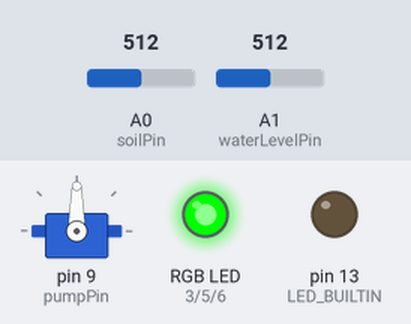
This sketch was run on a simulated Arduino Uno, built with avr-gcc and run on an emulated ATmega328P. Parts: servo, an RGB LED mixed from three pins (HIGH = lit), output pins drawn as LEDs (lit = HIGH). The test bench sets the inputs (shaded band); at power-on: A0 (soilPin) = 512, A1 (waterLevelPin) = 512. What the sketch prints to the serial monitor is not drawn.

Above: at 0.1 s.
Timing chart, 0 to 1.6 s (numbered marks = the images above):
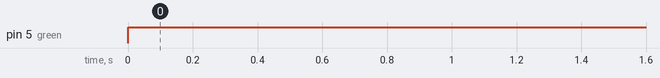

Measured:
- by itself, pin 5 (green): LOW → HIGH at 0.00 s

The sketch:

save_the_PLANeT_final.ino
```cpp
/* Code for Arduino UNO part of Save The PLANeT project.
UNO and MKR1010 communicate through serial pins.
Messages wil consist of 3 charcters and any number of digits.
The messages use "-" as a separator. The characters decide
what will be done and the numbers are used to communicate
numerical data if necessary */

// source for pin_serial related code:
// https://forum.arduino.cc/t/how-to-choose-serial-port-as-variable/651607/9
HardwareSerial* pin_serial = NULL; // Serial variable

#include <Servo.h>

// defining pin variables:
int soilPin = A0;
int waterLevelPin = A1;
const int pumpPin = 9;

// make an instance of Servo object,
// the object is used to controll the pump
Servo pump;

// control pins for RGB LED:
int red = 3;
int green = 5;
int blue = 6;

// timer variable for 12 hour
int hundredSecondsCompleted;

void setup() {

  pin_serial = &Serial; // Set serial variable so comms fucntions will work


  // initialize serial:
  pin_serial -> begin(9600);

  // associate pin 9 with pump:
  pump.attach(pumpPin);


  pinMode(soilPin, INPUT);
  pinMode(waterLevelPin, INPUT);
  pinMode(red, OUTPUT);
  pinMode(green, OUTPUT);
  pinMode(blue, OUTPUT);
  pinMode(LED_BUILTIN, OUTPUT);

}


void loop() {

  int soilMoisture;
  int soilMoisturePercentage; // mapped value from soil sensor
  String last_msg; // last message from mkr1010

  soilMoisture = readMoistureValue();


  soilMoisturePercentage = map(soilMoisture, 550, 260, 0, 100);
  sendSoilMoisture(soilMoisturePercentage);

  // check level and update LED/mkr1010
  checkWaterLevel();

  if (checkMessage()) { // check if anything in serial
    last_msg = recieveMessage();
  }

  if (last_msg.substring(0, 3) == "wtr") {
    // start forced watering sequence
    waterPlant();
  }

  if (hundredSecondsCompleted > 431) { // 431*100 seconds approximately 12 hours
    // if ~12 hours has passed
    Serial.println("12 hour check");
    if (soilMoisture > 500) {
      waterPlant();
    }
    hundredSecondsCompleted = 0; // reset counter
  }

  // count + 1
  hundredSecondsCompleted += 1;

  // wait 100 seconds between each check of serial and sensors
  delay(100000);

}
```

comFunctions.ino
```cpp
void sendMessage(String msg) {
  // sends the given message with a '-' at the end
  String msg_rdy = msg + "-";
  pin_serial -> print(msg_rdy);
}

bool checkMessage() {
  // checks if there is at least 8 characters in the serial to be read
  if (pin_serial -> available() >= 3) {
    return true;
  }
  else {
    return false;
  }
}

String recieveMessage() {
  // reads the first 8 characters in the serial and returns them as a string
  return pin_serial -> readStringUntil('-');

}

int getInt(String msg) {
  // fetches the numbers after the 3 chars

  return msg.substring(3).toInt();
}

void sendSoilMoisture(int soilMoisturePercentage) {
  String msg = "smp"; // smp = soil moisture percent, code for mkr to understand
  msg = msg + String(soilMoisturePercentage);
  sendMessage(msg);
}
```

unoOperations.ino
```cpp
void setRGB(int redVal, int greenVal, int blueVal) {
  // sets intensity levels for each color of the RGB light. Values between 0 and 255
  analogWrite(red, redVal);
  analogWrite(green, greenVal);
  analogWrite(blue, blueVal);
}

void stopPump() {
  pump.write(90);
}

void startPump() {
  pump.write(0);
}


void waterPlant() {
  // function that waters plant until its properly wet
  int moistureValue;
  digitalWrite(LED_BUILTIN, HIGH);
  while (moistureValue > 500) {
    startPump();
    delay(3000);
    moistureValue = readMoistureValue();
  }
  stopPump();
  digitalWrite(LED_BUILTIN, LOW);
  sendMessage("wtd"); // send message watering done
}


int readWaterLevel() {
  // reads and returns current value of water level sensor
	int waterLevel;
	waterLevel = analogRead(waterLevelPin);		// Read the analog value form sensor
	return waterLevel;							// send current reading
}


void checkWaterLevel() {
  int waterLevel = readWaterLevel();

  if (waterLevel < 100){
    setRGB(250, 0, 0); // very low, red light
    sendMessage("wll"); //message mkr level is low
  }
  else if (waterLevel < 420){
    setRGB(255, 40, 0); // low, yellow light
    sendMessage("wll"); //message mkr level is low
  }
  else{
    setRGB(0, 255, 0); // all good green light
    sendMessage("wnl"); //message mkr level is not low
  }

}


long readMoistureValue(){
  // reads current value of soil moisture sensor
  long soilValue;
  soilValue = analogRead(soilPin);
  return soilValue;
}
```
